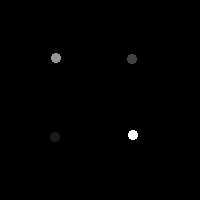
#> input picture dots2.png, 200 x 200 px
$ python main.py
#> lines starting #> are read from the running program, lines starting #| are printed output that depends on the picture; after the words box and inside, x2 and y2 are one past the last pixel; in counts of white or black regions, pixels touching at a corner belong together
import cv2
import numpy as np
from scipy import ndimage
import matplotlib.pyplot as plt
import os

try:
    os.mkdir('all')
except FileExistsError:
    for root, dirs, files in os.walk('all'):
        for f in files:
            os.unlink(os.path.join(root, f))

sFileName = "dots2.png"  # Nazwa pliku z przekrojem do wczytania
sOutFileName = "Sinogram.png"  # Nazwa pliku do zapisania sinogramu
sOutFinalFileName = "Tomogram.png"
AngleSteps = 360  # Liczba projektcji
# Debugowanie
bDebug = False
invertedImage = False

Img = cv2.imread(sFileName, cv2.IMREAD_GRAYSCALE)
#> Img is the input picture: shape (200, 200); min 0, max 255, mean 1
if invertedImage:
    Img = 255 - Img
(ImgHeight, ImgWidth) = Img.shape
#> ImgHeight = 200; ImgWidth = 200

SinogramImg = np.empty((AngleSteps, ImgWidth))
TomogramImg = np.empty((ImgHeight, ImgWidth))

for AngleId in range(AngleSteps):
  # print("{}/{}".format(AngleId,AngleSteps))
  RotatedImage = ndimage.rotate(Img, 360.0*AngleId/AngleSteps, reshape=False)
  SumInCols = np.sum(RotatedImage, axis=0)
  SinogramImg[AngleId, :] = SumInCols
  if AngleId in range(0,20) and bDebug:
    fig = plt.figure(figsize=(3, 5))
    ax1, ax2 = fig.subplots(2, 1)
    ax1.set_title("Skanowany obiekt")
    if invertedImage:
        RotatedImage = 255 - RotatedImage
    ax1.imshow(RotatedImage, cmap='gray')
    ax2.set_title("Wykonany skan - współczynniki pochłanania promieniowania rentgenowskiego")
    ax2.plot(SumInCols)
    # plt.subplots_adjust(top=0.92, bottom=0.08, left=0.10, right=0.95, hspace=0.25,
    #                wspace=0.35)
    plt.show()
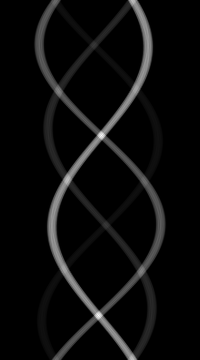
#> SinogramImg: shape (360, 200) float64; min 0, max 4397, mean 200.7; drawn with min black and max white

n = sum(sum(SinogramImg))
#> n = 14449416
# fig = plt.figure(figsize=(10, 3))
if invertedImage:
    SinogramImg = 255 - SinogramImg

# plt.imshow(SinogramImg/n,cmap='gray')
# plt.show()
SinogramImg = 255.0*SinogramImg/np.amax(SinogramImg)

for AngleId in range(AngleSteps):
    for AngleId2 in range(ImgWidth):
        TomogramImg[AngleId2, :] = SinogramImg[AngleId, :]
    RotatedImage = ndimage.rotate(TomogramImg, 360.0*AngleId/AngleSteps, reshape=False)
    cv2.imwrite('all/angle' + str(AngleId) + '.png', RotatedImage)
#> this loop made 360 passes
#> pass 1, `cv2.imwrite('all/angle' + str(AngleId) + '.png', RotatedImage)`:
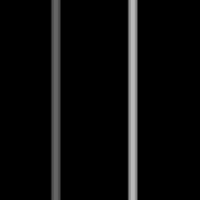
#> saved as angle0.png: shape (200, 200); min 0, max 185, mean 11.4
#> pass 2, `cv2.imwrite('all/angle' + str(AngleId) + '.png', RotatedImage)`:
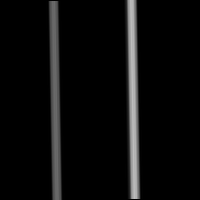
#> saved as angle1.png: shape (200, 200); min 0, max 189, mean 11.6
#> after the loop:
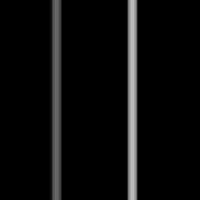
#> TomogramImg: shape (200, 200) float64; min 0, max 188.3, mean 11.7

for AngleId2 in range(AngleSteps):
    for AngleId in range(ImgWidth):
        image = cv2.imread('all/angle' + str(AngleId2) + '.png', cv2.IMREAD_GRAYSCALE)
        TomogramImg[AngleId, :] += image[(ImgWidth-1) - AngleId, :]
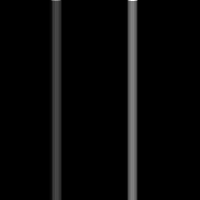
#> TomogramImg: shape (200, 200) float64; 0.06% of pixels changed, all inside (x1, y1, x2, y2) = (50, 0, 138, 1); drawn with min black and max white

# TomogramImg = 255.0*TomogramImg/np.amax(TomogramImg)
plt.imshow(TomogramImg/n, cmap='gray')
plt.show()
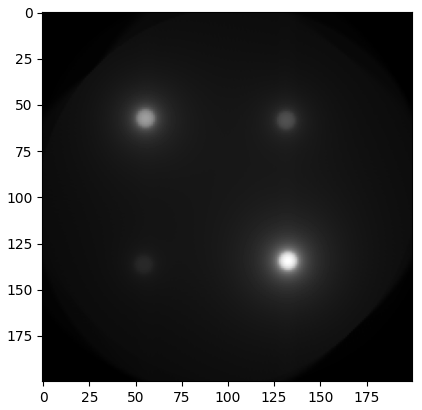
#> figure drawn by matplotlib, 1 panel

cv2.imwrite(sOutFileName, SinogramImg)
#TomogramImg = 255 * TomogramImg/np.amax(TomogramImg)
cv2.imwrite(sOutFinalFileName, TomogramImg)
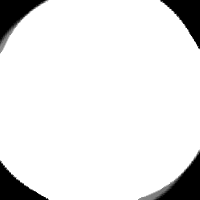
#> saved as Tomogram.png: shape (200, 200); min 0, max 255, mean 231.4
